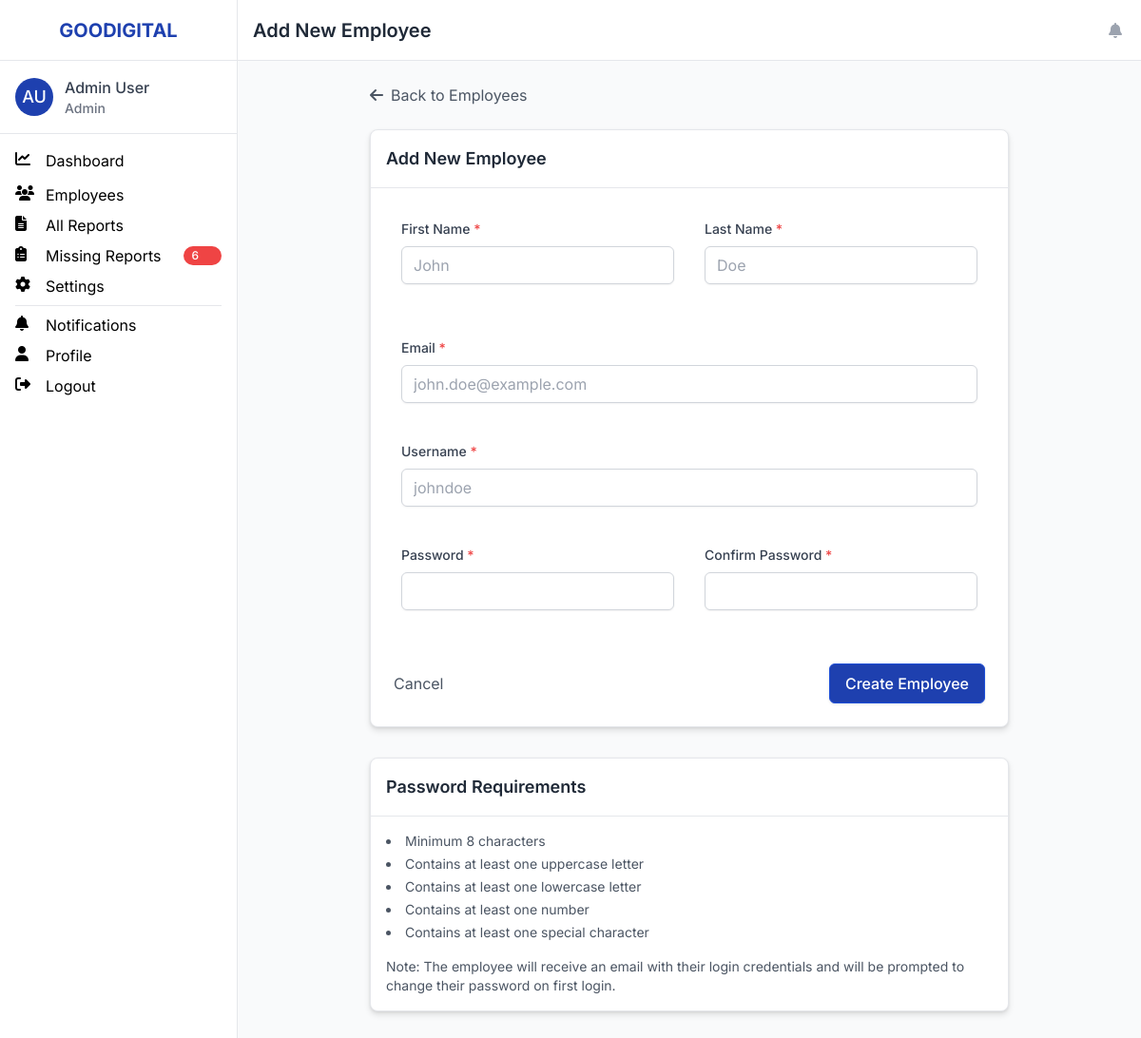
Screenshot of /admin/employees/new (signed in) with the database file from the repository.
### app/models.py (models this page shows, shortened)
class User(db.Model, UserMixin):
    __tablename__ = 'users'
    id = db.Column(db.Integer, primary_key=True)
    email = db.Column(db.String(120), unique=True, nullable=False)
    username = db.Column(db.String(80), unique=True, nullable=False)
    password_hash = db.Column(db.String(256), nullable=False)
    first_name = db.Column(db.String(50), nullable=False)
    last_name = db.Column(db.String(50), nullable=False)
    role = db.Column(db.String(20), nullable=False)  # 'admin' or 'employee'
    is_active = db.Column(db.Boolean, default=True)
    created_at = db.Column(db.DateTime, default=datetime.utcnow)
    reports = db.relationship('Report', backref='user', lazy='dynamic')
    notifications = db.relationship('Notification', backref='user', lazy='dynamic',
                                   primaryjoin="User.id == Notification.user_id")

### app/routes/admin_routes.py (the view, shortened to what this page needs)
@admin.route('/employees/new', methods=['GET', 'POST'])
@login_required
@admin_required
def new_employee():
    form = NewEmployeeForm()
    return render_template('admin/new_employee.html', title='Add New Employee', form=form)

### app/routes/admin_routes.py (shortened to what this page needs)
class NewEmployeeForm(FlaskForm):
    username = StringField('Username', validators=[DataRequired()])
    email = EmailField('Email', validators=[DataRequired(), Email()])
    first_name = StringField('First Name', validators=[DataRequired()])
    last_name = StringField('Last Name', validators=[DataRequired()])
    password = PasswordField('Password', validators=[DataRequired()])
    confirm_password = PasswordField(
        'Confirm Password',
        validators=[DataRequired(), EqualTo('password')]
    )
    submit = SubmitField('Create Employee')

### app/__init__.py (called while the page is built)
@login_manager.user_loader
def load_user(user_id):
    return User.query.get(int(user_id))

### app/routes/admin_routes.py (called while the page is built)
@admin.app_context_processor
def inject_missing_count():
    if current_user.is_authenticated and current_user.role == 'admin':
        missing_count = MissingReport.query.filter_by(resolved=False).count()
    else:
        missing_count = 0
    return {'missing_count': missing_count}

def admin_required(f):
    @wraps(f)
    def decorated_function(*args, **kwargs):
        if not current_user.is_authenticated or current_user.role != 'admin':
            flash('You do not have permission to access this page.', 'danger')
            return redirect(url_for('auth.login'))
        return f(*args, **kwargs)
    return decorated_function

@admin.app_context_processor
def inject_utilities():
    return dict(
        convert_to_karachi=convert_to_karachi,
        get_current_karachi_time=get_current_karachi_time
    )

### app/routes/employee_routes.py (called while the page is built)
@employee.app_context_processor
def inject_utilities():
    return dict(convert_to_karachi=convert_to_karachi)

### app/templates/admin/new_employee.html (shortened to what this page needs)
{% extends "base.html" %}
{% block content %}
<div class="max-w-2xl mx-auto">
    <div class="mb-6">
        <a href="{{ url_for('admin.employees') }}" class="text-gray-600 hover:text-gray-900 flex items-center">
            <i class="fas fa-arrow-left mr-2"></i> Back to Employees
        </a>
    </div>
    <div class="card">
        <div class="border-b border-gray-200 p-4">
            <h2 class="text-lg font-semibold text-gray-800">Add New Employee</h2>
        </div>
        <div class="p-6">
            <form method="POST" action="{{ url_for('admin.new_employee') }}">
                <div class="grid grid-cols-1 md:grid-cols-2 gap-4 mb-4">
                    <div class="form-group">
                        {{ form.first_name.label(class="form-label") }}
                        {{ form.first_name(class="form-control", placeholder="John") }}
                    </div>
                    <div class="form-group">
                        {{ form.last_name.label(class="form-label") }}
                        {{ form.last_name(class="form-control", placeholder="Doe") }}
                    </div>
                </div>
                <div class="form-group">
                    {{ form.email.label(class="form-label") }}
                    {{ form.email(class="form-control", placeholder="john.doe@example.com") }}
                </div>
                <div class="form-group">
                    {{ form.username.label(class="form-label") }}
                    {{ form.username(class="form-control", placeholder="johndoe") }}
                </div>
                <div class="grid grid-cols-1 md:grid-cols-2 gap-4 mb-4">
                    <div class="form-group">
                        {{ form.password.label(class="form-label") }}
                        {{ form.password(class="form-control") }}
                    </div>
                    <div class="form-group">
                        {{ form.confirm_password.label(class="form-label") }}
                        {{ form.confirm_password(class="form-control") }}
                    </div>
                </div>
                <div class="flex items-center justify-between mt-6">
                    <a href="{{ url_for('admin.employees') }}" class="text-gray-600 hover:text-gray-900">
                        Cancel
                    </a>
                    {{ form.submit(class="btn btn-primary") }}
                </div>
            </form>
        </div>
    </div>
    <div class="card mt-8">
        <div class="border-b border-gray-200 p-4">
            <h3 class="text-lg font-semibold text-gray-800">Password Requirements</h3>
        </div>
        <div class="p-4">
            <ul class="list-disc list-inside text-sm text-gray-600 space-y-1">
                <li>Minimum 8 characters</li>
                <li>Contains at least one uppercase letter</li>
                <li>Contains at least one lowercase letter</li>
                <li>Contains at least one number</li>
                <li>Contains at least one special character</li>
            </ul>
            <p class="mt-4 text-sm text-gray-600">
                Note: The employee will receive an email with their login credentials and will be prompted to change their password on first login.
            </p>
        </div>
    </div>
</div>
{% endblock %}

### app/templates/base.html (shortened to what this page needs)
<!DOCTYPE html>
<html lang="en">
<head>
    <script src="https://cdn.tailwindcss.com"></script>
    <link rel="stylesheet" href="https://cdnjs.cloudflare.com/ajax/libs/font-awesome/6.4.0/css/all.min.css">
    <link rel="stylesheet" href="{{ url_for('static', filename='css/main.css') }}">
</head>
<body class="bg-gray-50">
    {% if current_user.is_authenticated %}
    <div class="md:grid md:grid-cols-[250px_1fr] min-h-screen">
        <aside class="hidden md:block bg-white border-r border-gray-200 h-screen overflow-y-auto">
            <div class="flex items-center justify-center h-16 px-4 border-b border-gray-200">
                <h1 class="text-xl font-bold text-primary-800">GOODIGITAL</h1>
            </div>
            <div class="p-4 border-b border-gray-200">
                <div class="flex items-center">
                    <div class="flex-shrink-0">
                        <span class="inline-flex items-center justify-center h-10 w-10 rounded-full bg-primary-800">
                            <span class="text-lg font-medium leading-none text-white">
                                {{ current_user.first_name[0] }}{{ current_user.last_name[0] }}
                            </span>
                        </span>
                    </div>
                    <div class="ml-3">
                        <p class="text-base font-medium text-gray-700">
                            {{ current_user.first_name }} {{ current_user.last_name }}
                        </p>
                        <p class="text-sm font-medium text-gray-500">
                            {{ current_user.role.capitalize() }}
                        </p>
                    </div>
                </div>
            </div>
            <nav class="mt-4 px-4 space-y-2">
                {% if current_user.role == 'admin' %}
<a href="{{ url_for('admin.dashboard') }}" class="nav-link {% if request.endpoint == 'admin.dashboard' %}active{% endif %}">
    <i class="fas fa-chart-line w-5 h-5 mr-3"></i>
    <span>Dashboard</span>
</a>
<a href="{{ url_for('admin.employees') }}" class="nav-link {% if request.endpoint == 'admin.employees' %}active{% endif %}">
    <i class="fas fa-users w-5 h-5 mr-3"></i>
    <span>Employees</span>
</a>
<a href="{{ url_for('admin.all_reports') }}" class="nav-link {% if request.endpoint == 'admin.all_reports' %}active{% endif %}">
    <i class="fas fa-file-alt w-5 h-5 mr-3"></i>
    <span>All Reports</span>
</a>
<a href="{{ url_for('admin.missing_reports') }}" class="nav-link {% if request.endpoint == 'admin.missing_reports' %}active{% endif %}">
    <i class="fas fa-clipboard-list w-5 h-5 mr-3"></i>     <span>Missing Reports</span>
     {% set missing_count = MissingReport.query.filter_by(resolved=False).count() %}
     {% if missing_count > 0 %}
     <span class="ml-2 px-2 py-0.5 text-xs font-medium bg-error-500 text-white rounded-full">{{ missing_count }}</span>
     {% endif %}
    </a>
<a href="{{ url_for('admin.settings') }}" class="nav-link {% if request.endpoint == 'admin.settings' %}active{% endif %}">
    <i class="fas fa-cog w-5 h-5 mr-3"></i>
    <span>Settings</span>
</a>
                {% endif %}
                <hr class="my-4 border-gray-200" />
                <a href="{{ url_for('main.notifications') }}" class="nav-link {% if request.endpoint == 'main.notifications' %}active{% endif %}">
                    <i class="fas fa-bell w-5 h-5 mr-3"></i>
                    <span>Notifications</span>
                </a>
                <a href="{{ url_for('auth.profile') }}" class="nav-link {% if request.endpoint == 'auth.profile' %}active{% endif %}">
                    <i class="fas fa-user w-5 h-5 mr-3"></i>
                    <span>Profile</span>
                </a>
                <a href="{{ url_for('auth.logout') }}" class="nav-link">
                    <i class="fas fa-sign-out-alt w-5 h-5 mr-3"></i>
                    <span>Logout</span>
                </a>
            </nav>
        </aside>
        <main class="flex flex-col min-h-screen">
            <div class="z-10 bg-white border-b border-gray-200 h-16 flex items-center px-4">
                <h1 class="text-xl font-semibold text-gray-800">
                    {% if title %}{{ title }}{% else %}GOODIGITAL{% endif %}
                </h1>
                <div class="ml-auto flex items-center">
                    <a href="{{ url_for('main.notifications') }}" class="p-1 text-gray-400 rounded-full hover:bg-gray-100 focus:outline-none focus:ring-2 focus:ring-offset-2 focus:ring-primary-500">
                        <i class="fas fa-bell"></i>
                    </a>
                </div>
            </div>
            <div class="p-6 flex-grow">
                {% block content %}{% endblock %}
            </div>
        </main>
    </div>
    {% endif %}
</body>
</html>

### app/static/css/main.css (style rules this page uses)
body { overflow-x: hidden; }
nav { display: flex; flex-direction: column; }
nav a { display: flex; align-items: center; width: 100%; }
.nav-link { display: flex; align-items: center; width: 100%; margin-bottom: 0.25rem; }
.nav-link i { flex-shrink: 0; }
.nav-link span { flex-grow: 1; }
.form-control { background-color: #ffffff; border: 1px solid #d1d5db; border-radius: 0.375rem; padding: 0.5rem 0.75rem; width: 100%; box-shadow: 0 1px 2px rgba(0, 0, 0, 0.05); color: #1f2937; }
.btn { display: inline-flex; align-items: center; justify-content: center; border-radius: 0.375rem; font-weight: 500; padding: 0.5rem 1rem; transition: all 0.2s ease; box-shadow: 0 1px 3px rgba(0, 0, 0, 0.1); border: 1px solid transparent; }
.btn-primary { background-color: #1E40AF; color: white; border-color: #1D4ED8; }
.card { background-color: #ffffff; border-radius: 0.5rem; box-shadow: 0 4px 6px rgba(0, 0, 0, 0.1), 0 1px 3px rgba(0, 0, 0, 0.08); border: 1px solid #e5e7eb; overflow: hidden; }
.form-label { display: block; font-size: 0.875rem; font-weight: 500; color: #374151; margin-bottom: 0.5rem; }
.form-group { margin-bottom: 1.5rem; padding: 0.5rem; border-radius: 0.375rem; }
input.form-control, select.form-control { height: 2.5rem; }

### app/templates/base.html (style rules this page uses)
body { font-family: 'Inter', -apple-system, BlinkMacSystemFont, sans-serif; }
.nav-link { @apply flex items-center px-4 py-2 text-gray-600 transition-all hover:bg-primary-100 hover:text-primary-800 rounded-md; }
.btn { @apply px-4 py-2 rounded-md text-white transition-all focus:outline-none focus:ring-2 focus:ring-offset-2; }
.btn-primary { @apply bg-primary-800 hover:bg-primary-700 focus:ring-primary-500; }
.card { @apply bg-white rounded-lg shadow-md overflow-hidden; }
.form-control { @apply w-full px-3 py-2 border border-gray-300 rounded-md focus:outline-none focus:ring-2 focus:ring-primary-500 focus:border-primary-500; }
.form-label { @apply block text-sm font-medium text-gray-700 mb-1; }
.form-group { @apply mb-4; }

### rows the page displays
User: first_name "A", last_name "U", first_name "Admin", last_name "User", role "Admin"

### other values shown
{{ missing_count }} "6"
{{ title }} "Add New Employee"
